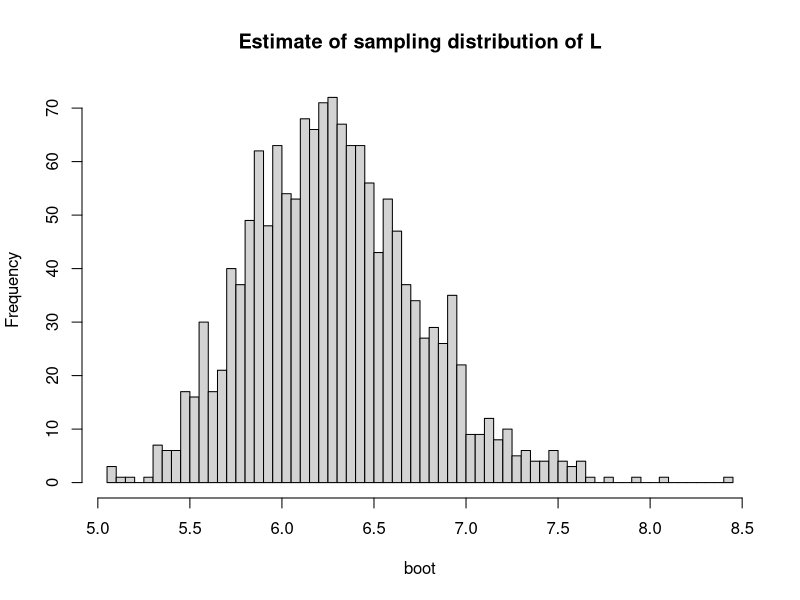
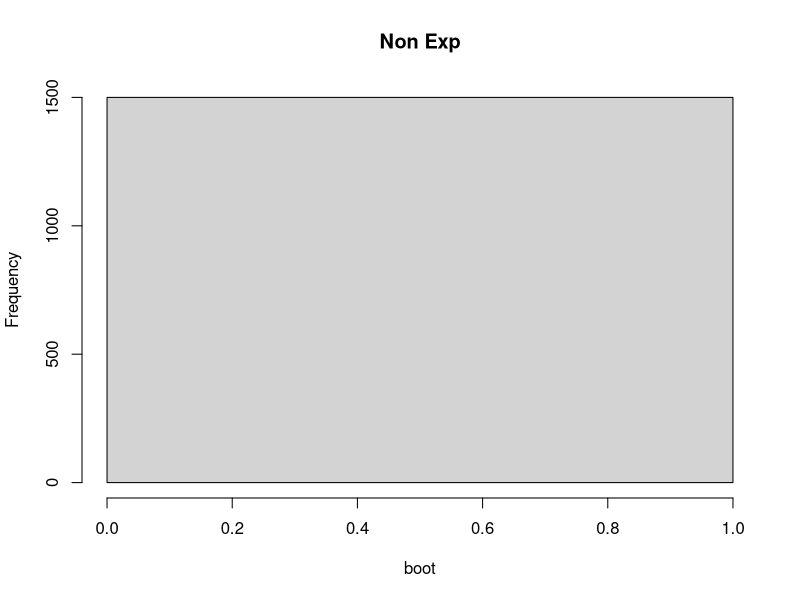

Write R code to recreate these figures, in order.
## ---- chunk 1
knitr::opts_chunk$set(echo = TRUE)
## ---- chunk 2
boottest<-rexp(200,6)
mean(boottest)
1/mean(boottest)
L<-1/mean(boottest)
CIlow<-L-qnorm(0.975)*L/sqrt(200)
CIhigh<-L+qnorm(0.975)*L/sqrt(200)
boot<-matrix(1,1500)
for (i in 1:1500){
boot[i]<-1/mean(rexp(200,L))
}
windows()
hist(boot,main="Estimate of sampling distribution of L",breaks=50)
my.quantiles<-quantile(boot,c(.025,0.975))
CIbootlow<-2*L-my.quantiles[2]
CIboothigh<-2*L-my.quantiles[1]
boot.est<-sqrt(var(boot))
boot.est
boottest<-pexp(20,1,lower.tail=TRUE,log.p=FALSE)
mean(boottest)
1/mean(boottest)
L<-mean(boottest)
CIlow<-L-qnorm(0.975)*L/sqrt(20)
CIhigh<-L+qnorm(0.975)*L/sqrt(20)
boot<-matrix(1,1500)
for (i in 1:1500){
boot[i]<-mean(pexp(20,1,lower.tail=TRUE,log.p=FALSE))
}
windows()
hist(boot,main="Non Exp",breaks=5)
my.quantiles<-quantile(boot,c(.025,0.975))
CIbootlow<-2*L-my.quantiles[2]
CIboothigh<-2*L-my.quantiles[1]
boot.est<-sqrt(var(boot))
boot.est
